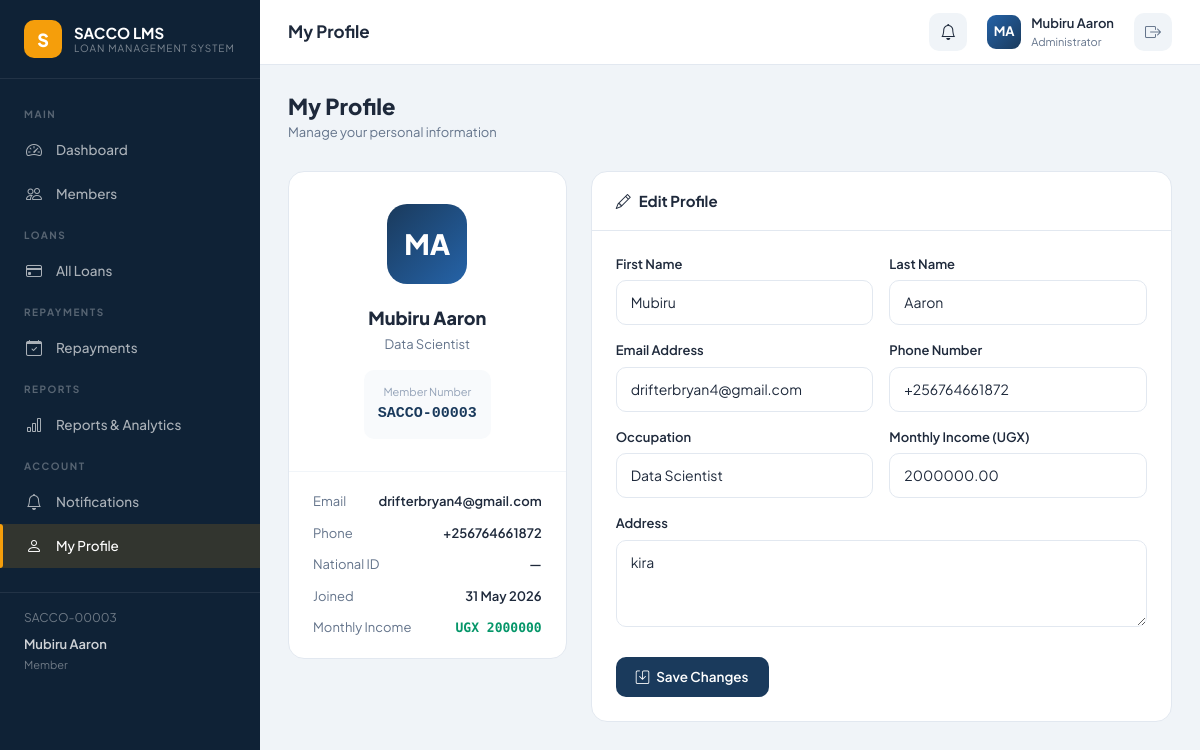
The page /accounts/profile/ (signed in) on the database its author committed.
### accounts/models.py (models this page shows, shortened)
class User(AbstractUser):
    ROLE_MEMBER = 'member'
    ROLE_ADMIN = 'admin'
    ROLE_CHOICES = [
        (ROLE_MEMBER, 'Member'),
        (ROLE_ADMIN, 'Administrator'),
    ]
    role = models.CharField(max_length=20, choices=ROLE_CHOICES, default=ROLE_MEMBER)
    national_id = models.CharField(max_length=20, unique=True, null=True, blank=True)
    phone_number = models.CharField(max_length=15, blank=True)
    address = models.TextField(blank=True)
    occupation = models.CharField(max_length=100, blank=True)
    monthly_income = models.DecimalField(max_digits=12, decimal_places=2, default=0)
    profile_photo = models.ImageField(upload_to='profiles/', null=True, blank=True)
    is_active = models.BooleanField(default=True)
    date_joined = models.DateTimeField(default=timezone.now)
    member_number = models.CharField(max_length=20, unique=True, null=True, blank=True)
    class Meta:
        verbose_name = 'User'
        verbose_name_plural = 'Users'
        ordering = ['-date_joined']
    @property
    def is_admin(self):
        return self.role == self.ROLE_ADMIN or self.is_staff

### accounts/views.py (the view)
# urls.py: path('profile/', views.profile_view, name='profile'),
@login_required
def profile_view(request):
    if request.method == 'POST':
        form = ProfileUpdateForm(request.POST, request.FILES, instance=request.user)
        if form.is_valid():
            form.save()
            messages.success(request, 'Profile updated successfully.')
            return redirect('accounts:profile')
    else:
        form = ProfileUpdateForm(instance=request.user)
    return render(request, 'accounts/profile.html', {'form': form})

### accounts/forms.py
class ProfileUpdateForm(forms.ModelForm):
    class Meta:
        model = User
        fields = ('first_name', 'last_name', 'email', 'phone_number',
                  'address', 'occupation', 'monthly_income', 'profile_photo')
        widgets = {
            'address': forms.Textarea(attrs={'rows': 3}),
        }

### notifications/context_processors.py (called while the page is built)
def notifications_processor(request):
    if request.user.is_authenticated:
        unread_count = request.user.notifications.filter(is_read=False).count()
        recent_notifications = request.user.notifications.filter(is_read=False)[:5]
        return {
            'unread_notifications_count': unread_count,
            'recent_notifications': recent_notifications,
        }
    return {'unread_notifications_count': 0, 'recent_notifications': []}

### templates/accounts/profile.html (shortened to what this page needs)
{% extends 'base.html' %}
{% block page_title %}My Profile{% endblock %}
{% block content %}
<div class="page-header">
    <div>
        <h1>My Profile</h1>
        <p>Manage your personal information</p>
    </div>
</div>
<div class="row g-4">
    <div class="col-lg-4">
        <div class="content-card">
            <div class="card-body-custom" style="text-align:center; padding:32px 24px;">
                <div style="width:80px; height:80px; background:linear-gradient(135deg,#1a3a5c,#2563a8); border-radius:20px; display:flex; align-items:center; justify-content:center; font-size:28px; font-weight:800; color:#fff; margin:0 auto 20px;">
                    {{ user.first_name|first|upper }}{{ user.last_name|first|upper }}
                </div>
                <div style="font-size:18px; font-weight:800; color:#1e293b; margin-bottom:4px;">
                    {{ user.get_full_name|default:user.username }}
                </div>
                <div style="font-size:13px; color:#64748b; margin-bottom:16px;">
                    {{ user.occupation|default:"SACCO Member" }}
                </div>
                <div style="background:#f8fafc; border-radius:10px; padding:14px; display:inline-block;">
                    <div style="font-size:11px; color:#94a3b8; margin-bottom:2px;">Member Number</div>
                    <div style="font-size:15px; font-weight:800; color:#1a3a5c; font-family:monospace;">{{ user.member_number }}</div>
                </div>
            </div>
            <div style="border-top:1px solid #f1f5f9; padding:20px 24px;">
                <div style="margin-bottom:12px; display:flex; justify-content:space-between; font-size:13px;">
                    <span style="color:#64748b;">Email</span>
                    <span style="font-weight:600;">{{ user.email|default:"—" }}</span>
                </div>
                <div style="margin-bottom:12px; display:flex; justify-content:space-between; font-size:13px;">
                    <span style="color:#64748b;">Phone</span>
                    <span style="font-weight:600;">{{ user.phone_number|default:"—" }}</span>
                </div>
                <div style="margin-bottom:12px; display:flex; justify-content:space-between; font-size:13px;">
                    <span style="color:#64748b;">National ID</span>
                    <span style="font-weight:600;">{{ user.national_id|default:"—" }}</span>
                </div>
                <div style="margin-bottom:12px; display:flex; justify-content:space-between; font-size:13px;">
                    <span style="color:#64748b;">Joined</span>
                    <span style="font-weight:600;">{{ user.date_joined|date:"d M Y" }}</span>
                </div>
                <div style="display:flex; justify-content:space-between; font-size:13px;">
                    <span style="color:#64748b;">Monthly Income</span>
                    <span class="money" style="font-weight:700; color:#059669;">UGX {{ user.monthly_income|floatformat:0 }}</span>
                </div>
            </div>
        </div>
    </div>
    <div class="col-lg-8">
        <div class="content-card">
            <div class="card-header-custom">
                <h5><i class="bi bi-pencil me-2"></i>Edit Profile</h5>
            </div>
            <div class="card-body-custom">
                <form method="post" enctype="multipart/form-data">
                    <div class="row g-3">
                        <div class="col-md-6">
                            <label class="form-label-sacco">First Name</label>
                            <input type="text" name="first_name" class="form-control-sacco"
                                value="{{ form.first_name.value|default:'' }}">
                        </div>
                        <div class="col-md-6">
                            <label class="form-label-sacco">Last Name</label>
                            <input type="text" name="last_name" class="form-control-sacco"
                                value="{{ form.last_name.value|default:'' }}">
                        </div>
                        <div class="col-md-6">
                            <label class="form-label-sacco">Email Address</label>
                            <input type="email" name="email" class="form-control-sacco"
                                value="{{ form.email.value|default:'' }}">
                        </div>
                        <div class="col-md-6">
                            <label class="form-label-sacco">Phone Number</label>
                            <input type="text" name="phone_number" class="form-control-sacco"
                                value="{{ form.phone_number.value|default:'' }}">
                        </div>
                        <div class="col-md-6">
                            <label class="form-label-sacco">Occupation</label>
                            <input type="text" name="occupation" class="form-control-sacco"
                                value="{{ form.occupation.value|default:'' }}">
                        </div>
                        <div class="col-md-6">
                            <label class="form-label-sacco">Monthly Income (UGX)</label>
                            <input type="number" name="monthly_income" class="form-control-sacco"
                                value="{{ form.monthly_income.value|default:'' }}">
                        </div>
                        <div class="col-12">
                            <label class="form-label-sacco">Address</label>
                            <textarea name="address" class="form-control-sacco" rows="3">{{ form.address.value|default:'' }}</textarea>
                        </div>
                    </div>
                    <div style="margin-top:24px; display:flex; gap:12px;">
                        <button type="submit" class="btn-primary-sacco">
                            <i class="bi bi-save"></i> Save Changes
                        </button>
                    </div>
                </form>
            </div>
        </div>
    </div>
</div>
{% endblock %}

### templates/base.html (shortened to what this page needs)
<!DOCTYPE html>
<html lang="en">
<head>
    <link rel="stylesheet" href="https://cdn.jsdelivr.net/npm/bootstrap@5.3.2/dist/css/bootstrap.min.css">
    <link rel="stylesheet" href="https://cdn.jsdelivr.net/npm/bootstrap-icons@1.11.2/font/bootstrap-icons.min.css">
</head>
<body>
{% if user.is_authenticated %}
<aside class="sidebar" id="sidebar">
    <div class="sidebar-brand">
        <div class="brand-icon">S</div>
        <div class="brand-text">
            SACCO LMS
            <span>Loan Management System</span>
        </div>
    </div>
    <nav class="sidebar-nav">
        <div class="nav-section-label">Main</div>
        <a href="{% url 'dashboard:index' %}" class="sidebar-link {% if request.resolver_match.app_name == 'dashboard' %}active{% endif %}">
            <i class="bi bi-speedometer2"></i> Dashboard
        </a>
        {% if user.is_admin %}
        <a href="{% url 'accounts:member_list' %}" class="sidebar-link {% if request.resolver_match.url_name == 'member_list' %}active{% endif %}">
            <i class="bi bi-people"></i> Members
        </a>
        {% endif %}
        <div class="nav-section-label">Loans</div>
        <a href="{% url 'loans:list' %}" class="sidebar-link {% if request.resolver_match.app_name == 'loans' %}active{% endif %}">
            <i class="bi bi-credit-card"></i> {% if user.is_admin %}All Loans{% else %}My Loans{% endif %}
        </a>
        <div class="nav-section-label">Repayments</div>
        <a href="{% url 'repayments:list' %}" class="sidebar-link {% if request.resolver_match.app_name == 'repayments' %}active{% endif %}">
            <i class="bi bi-calendar-check"></i> Repayments
        </a>
        {% if user.is_admin %}
        <div class="nav-section-label">Reports</div>
        <a href="{% url 'reports:index' %}" class="sidebar-link {% if request.resolver_match.app_name == 'reports' %}active{% endif %}">
            <i class="bi bi-bar-chart"></i> Reports & Analytics
        </a>
        {% endif %}
        <div class="nav-section-label">Account</div>
        <a href="{% url 'notifications:list' %}" class="sidebar-link {% if request.resolver_match.app_name == 'notifications' %}active{% endif %}">
            <i class="bi bi-bell"></i> Notifications
        </a>
        <a href="{% url 'accounts:profile' %}" class="sidebar-link {% if request.resolver_match.url_name == 'profile' %}active{% endif %}">
            <i class="bi bi-person"></i> My Profile
        </a>
        <div style="padding: 16px 24px; margin-top: 24px; border-top: 1px solid rgba(255,255,255,0.08);">
            <div style="font-size: 12px; color: rgba(255,255,255,0.4); margin-bottom: 8px;">
                {{ user.member_number }}
            </div>
            <div style="font-size: 13px; color: rgba(255,255,255,0.8); font-weight: 600;">
                {{ user.get_full_name|default:user.username }}
            </div>
            <div style="font-size: 11px; color: rgba(255,255,255,0.4); margin-top: 2px;">
                {{ user.get_role_display }}
            </div>
        </div>
    </nav>
</aside>
<div class="main-wrapper">
    <header class="topbar">
        <div class="topbar-title">{% block page_title %}Dashboard{% endblock %}</div>
        <div class="topbar-actions">
            <a href="{% url 'notifications:list' %}" class="topbar-btn" style="text-decoration:none; color: inherit;">
                <i class="bi bi-bell"></i>
            </a>
            <div class="dropdown">
                <a href="{% url 'accounts:profile' %}" class="topbar-user">
                    <div class="user-avatar">
                        {{ user.first_name|first|upper }}{{ user.last_name|first|upper }}
                    </div>
                    <div class="user-info">
                        <span class="user-name">{{ user.get_full_name|default:user.username|truncatechars:18 }}</span>
                        <span class="user-role">{% if user.is_admin %}Administrator{% else %}Member{% endif %}</span>
                    </div>
                </a>
            </div>
            <a href="{% url 'accounts:logout' %}" class="topbar-btn" title="Logout">
                <i class="bi bi-box-arrow-right"></i>
            </a>
        </div>
    </header>
    <main class="page-content">
        {% block content %}{% endblock %}
    </main>
</div>
{% else %}
{% block auth_content %}{% endblock %}
{% endif %}
</body>
</html>

### rows shown on the page
User: member_number "SACCO-00003", get_full_name "Mubiru Aaron", role "Member", first_name|first "M", last_name|first "A", occupation "Data Scientist", email "drifterbryan4@gmail.com", phone_number "+256764661872", national_id "—", date_joined "31 May 2026", monthly_income "2000000", first_name "Mubiru", last_name "Aaron", monthly_income "2000000.00", address "kira"
